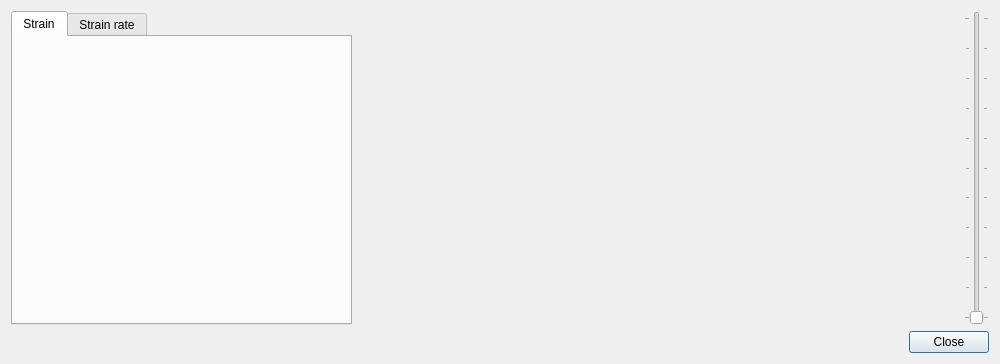
<?xml version="1.0" encoding="UTF-8"?>
<ui version="4.0">
 <class>DialogStrainStatistics</class>
 <widget class="QDialog" name="DialogStrainStatistics">
  <property name="geometry">
   <rect>
    <x>0</x>
    <y>0</y>
    <width>1000</width>
    <height>364</height>
   </rect>
  </property>
  <property name="maximumSize">
   <size>
    <width>16777215</width>
    <height>700</height>
   </size>
  </property>
  <property name="windowTitle">
   <string>Dialog</string>
  </property>
  <layout class="QVBoxLayout" name="verticalLayout_3">
   <item>
    <layout class="QHBoxLayout" name="horizontalLayout">
     <item>
      <widget class="QTabWidget" name="tabWidget">
       <property name="sizePolicy">
        <sizepolicy hsizetype="Preferred" vsizetype="Preferred">
         <horstretch>0</horstretch>
         <verstretch>0</verstretch>
        </sizepolicy>
       </property>
       <property name="currentIndex">
        <number>0</number>
       </property>
       <widget class="QWidget" name="tabStrain">
        <attribute name="title">
         <string>Strain</string>
        </attribute>
        <layout class="QVBoxLayout" name="verticalLayout">
         <item>
          <widget class="WidgetPlot" name="mainStrainPlot" native="true">
           <property name="minimumSize">
            <size>
             <width>200</width>
             <height>0</height>
            </size>
           </property>
           <property name="maximumSize">
            <size>
             <width>16777215</width>
             <height>200</height>
            </size>
           </property>
          </widget>
         </item>
         <item>
          <widget class="WidgetPlot" name="strainPerPointsPlot" native="true">
           <property name="minimumSize">
            <size>
             <width>200</width>
             <height>0</height>
            </size>
           </property>
           <property name="maximumSize">
            <size>
             <width>16777215</width>
             <height>200</height>
            </size>
           </property>
          </widget>
         </item>
         <item>
          <widget class="WidgetSpectrogram" name="spectrogramPlot" native="true">
           <property name="minimumSize">
            <size>
             <width>200</width>
             <height>0</height>
            </size>
           </property>
           <property name="maximumSize">
            <size>
             <width>16777215</width>
             <height>200</height>
            </size>
           </property>
          </widget>
         </item>
        </layout>
       </widget>
       <widget class="QWidget" name="tabStrainRate">
        <attribute name="title">
         <string>Strain rate</string>
        </attribute>
        <layout class="QVBoxLayout" name="verticalLayout_2">
         <item>
          <widget class="WidgetPlot" name="mainStrainRatePlot" native="true">
           <property name="minimumSize">
            <size>
             <width>200</width>
             <height>0</height>
            </size>
           </property>
           <property name="maximumSize">
            <size>
             <width>16777215</width>
             <height>200</height>
            </size>
           </property>
          </widget>
         </item>
         <item>
          <widget class="WidgetPlot" name="strainRatePerPointsPlot" native="true">
           <property name="minimumSize">
            <size>
             <width>200</width>
             <height>0</height>
            </size>
           </property>
           <property name="maximumSize">
            <size>
             <width>16777215</width>
             <height>200</height>
            </size>
           </property>
          </widget>
         </item>
         <item>
          <widget class="WidgetSpectrogram" name="spectrogramRatePlot" native="true">
           <property name="minimumSize">
            <size>
             <width>200</width>
             <height>0</height>
            </size>
           </property>
           <property name="maximumSize">
            <size>
             <width>16777215</width>
             <height>200</height>
            </size>
           </property>
          </widget>
         </item>
        </layout>
       </widget>
      </widget>
     </item>
     <item>
      <widget class="WidgetStrainVideo" name="strainVideoWidget" native="true">
       <property name="minimumSize">
        <size>
         <width>600</width>
         <height>0</height>
        </size>
       </property>
       <property name="maximumSize">
        <size>
         <width>16777215</width>
         <height>650</height>
        </size>
       </property>
      </widget>
     </item>
     <item>
      <widget class="QSlider" name="playSlider">
       <property name="maximum">
        <number>10</number>
       </property>
       <property name="singleStep">
        <number>1</number>
       </property>
       <property name="pageStep">
        <number>5</number>
       </property>
       <property name="orientation">
        <enum>Qt::Vertical</enum>
       </property>
       <property name="invertedAppearance">
        <bool>false</bool>
       </property>
       <property name="invertedControls">
        <bool>false</bool>
       </property>
       <property name="tickPosition">
        <enum>QSlider::TicksBothSides</enum>
       </property>
      </widget>
     </item>
    </layout>
   </item>
   <item>
    <widget class="QDialogButtonBox" name="buttonBox">
     <property name="standardButtons">
      <set>QDialogButtonBox::Close</set>
     </property>
    </widget>
   </item>
  </layout>
 </widget>
 <customwidgets>
  <customwidget>
   <class>WidgetStrainVideo</class>
   <extends>QWidget</extends>
   <header>ui/widgetstrainvideo.h</header>
   <container>1</container>
   <slots>
    <signal>displayIndexChanged(int)</signal>
   </slots>
  </customwidget>
  <customwidget>
   <class>WidgetPlot</class>
   <extends>QWidget</extends>
   <header>ui/widgetplot.h</header>
   <container>1</container>
   <slots>
    <slot>setIndex(int)</slot>
   </slots>
  </customwidget>
  <customwidget>
   <class>WidgetSpectrogram</class>
   <extends>QWidget</extends>
   <header>ui/widgetspectrogram.h</header>
   <container>1</container>
   <slots>
    <slot>setIndex(int)</slot>
   </slots>
  </customwidget>
 </customwidgets>
 <resources/>
 <connections>
  <connection>
   <sender>buttonBox</sender>
   <signal>clicked(QAbstractButton*)</signal>
   <receiver>DialogStrainStatistics</receiver>
   <slot>hide()</slot>
   <hints>
    <hint type="sourcelabel">
     <x>756</x>
     <y>600</y>
    </hint>
    <hint type="destinationlabel">
     <x>690</x>
     <y>616</y>
    </hint>
   </hints>
  </connection>
  <connection>
   <sender>strainVideoWidget</sender>
   <signal>displayIndexChanged(int)</signal>
   <receiver>mainStrainPlot</receiver>
   <slot>setIndex(int)</slot>
   <hints>
    <hint type="sourcelabel">
     <x>689</x>
     <y>333</y>
    </hint>
    <hint type="destinationlabel">
     <x>196</x>
     <y>147</y>
    </hint>
   </hints>
  </connection>
  <connection>
   <sender>strainVideoWidget</sender>
   <signal>displayIndexChanged(int)</signal>
   <receiver>strainPerPointsPlot</receiver>
   <slot>setIndex(int)</slot>
   <hints>
    <hint type="sourcelabel">
     <x>689</x>
     <y>333</y>
    </hint>
    <hint type="destinationlabel">
     <x>196</x>
     <y>347</y>
    </hint>
   </hints>
  </connection>
  <connection>
   <sender>strainVideoWidget</sender>
   <signal>displayIndexChanged(int)</signal>
   <receiver>spectrogramPlot</receiver>
   <slot>setIndex(int)</slot>
   <hints>
    <hint type="sourcelabel">
     <x>689</x>
     <y>333</y>
    </hint>
    <hint type="destinationlabel">
     <x>196</x>
     <y>548</y>
    </hint>
   </hints>
  </connection>
  <connection>
   <sender>strainVideoWidget</sender>
   <signal>displayIndexChanged(int)</signal>
   <receiver>mainStrainRatePlot</receiver>
   <slot>setIndex(int)</slot>
   <hints>
    <hint type="sourcelabel">
     <x>689</x>
     <y>333</y>
    </hint>
    <hint type="destinationlabel">
     <x>196</x>
     <y>147</y>
    </hint>
   </hints>
  </connection>
  <connection>
   <sender>strainVideoWidget</sender>
   <signal>displayIndexChanged(int)</signal>
   <receiver>strainRatePerPointsPlot</receiver>
   <slot>setIndex(int)</slot>
   <hints>
    <hint type="sourcelabel">
     <x>689</x>
     <y>333</y>
    </hint>
    <hint type="destinationlabel">
     <x>196</x>
     <y>347</y>
    </hint>
   </hints>
  </connection>
  <connection>
   <sender>strainVideoWidget</sender>
   <signal>displayIndexChanged(int)</signal>
   <receiver>spectrogramRatePlot</receiver>
   <slot>setIndex(int)</slot>
   <hints>
    <hint type="sourcelabel">
     <x>689</x>
     <y>333</y>
    </hint>
    <hint type="destinationlabel">
     <x>196</x>
     <y>548</y>
    </hint>
   </hints>
  </connection>
 </connections>
</ui>
